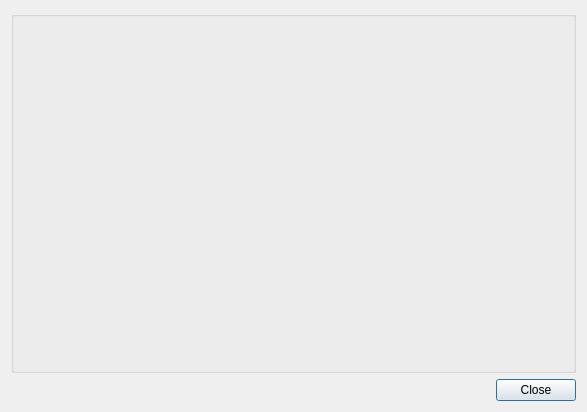
<?xml version="1.0" encoding="UTF-8"?>
<ui version="4.0">
 <class>about</class>
 <widget class="QDialog" name="about">
  <property name="geometry">
   <rect>
    <x>0</x>
    <y>0</y>
    <width>587</width>
    <height>412</height>
   </rect>
  </property>
  <property name="windowTitle">
   <string>Dialog</string>
  </property>
  <layout class="QGridLayout" name="gridLayout">
   <item row="1" column="1">
    <widget class="QPushButton" name="esci">
     <property name="text">
      <string>Close</string>
     </property>
     <property name="icon">
      <iconset resource="images.qrc">
       <normaloff>:/images/application-exit.png</normaloff>:/images/application-exit.png</iconset>
     </property>
    </widget>
   </item>
   <item row="1" column="0">
    <spacer name="horizontalSpacer">
     <property name="orientation">
      <enum>Qt::Horizontal</enum>
     </property>
     <property name="sizeHint" stdset="0">
      <size>
       <width>40</width>
       <height>20</height>
      </size>
     </property>
    </spacer>
   </item>
   <item row="0" column="0" colspan="2">
    <widget class="QGroupBox" name="groupBox">
     <property name="title">
      <string/>
     </property>
     <layout class="QGridLayout" name="gridLayout_2">
      <item row="0" column="0">
       <widget class="QLabel" name="label">
        <property name="text">
         <string/>
        </property>
        <property name="pixmap">
         <pixmap resource="images.qrc">:/images/logo.png</pixmap>
        </property>
       </widget>
      </item>
      <item row="1" column="0">
       <widget class="QLabel" name="info">
        <property name="text">
         <string/>
        </property>
       </widget>
      </item>
     </layout>
    </widget>
   </item>
  </layout>
 </widget>
 <resources>
  <include location="images.qrc"/>
 </resources>
 <connections/>
</ui>
